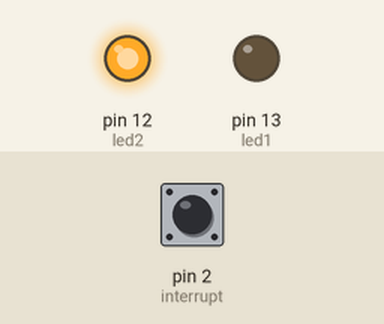
This sketch was run on a simulated Arduino Uno, built with avr-gcc and run on an emulated ATmega328P. On the bench: output pins drawn as LEDs (lit = HIGH). Inputs (shaded band) come from the test bench; at power-on: pin 2 (interrupt) LOW.

Above: at 1.2 s.
1.3 s: pin 2 (interrupt) pulled HIGH for 0.15 s
At 1.37 s:
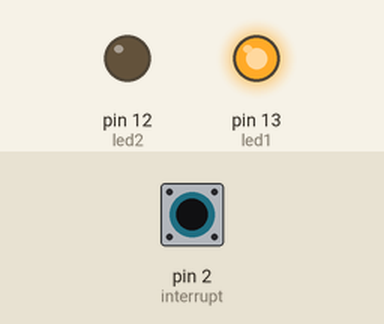
2.9 s: pin 2 (interrupt) pulled HIGH for 3.2 s
At 6.6 s:
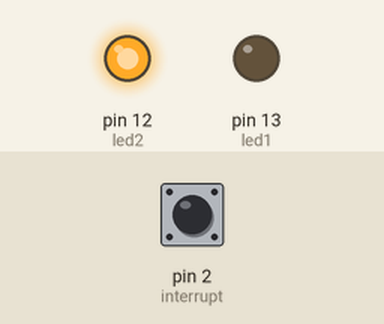
Timing chart, 0 to 8.1 s (numbered marks = the images above; inputs shaded):
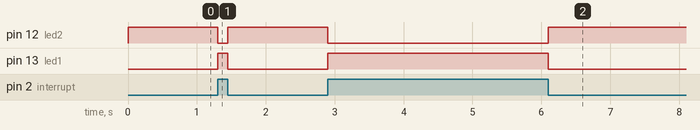

The sketch:

Interrupciones.ino
```cpp
const byte led1 = 13;
const byte led2 = 12;
const byte interrupt = 2;
volatile byte state1 = LOW;
volatile byte state2 = HIGH;

void setup() {
  // put your setup code here, to run once:
  pinMode(led1, OUTPUT);
  pinMode(led2, OUTPUT);
  attachInterrupt(digitalPinToInterrupt(interrupt), cambio, CHANGE);
}

void loop() {
  // put your main code here, to run repeatedly:
  digitalWrite(led1, state1);
  digitalWrite(led2, state2);
}

void cambio(){
  state1= !state1;
  state2= !state2;
}
```

Measured:
- after the input at 1.3 s, pin 12 (led2): HIGH → LOW at once, → HIGH 0.15 s later; pin 13 (led1): LOW → HIGH at once, → LOW 0.15 s later
- after the input at 2.9 s, pin 12 (led2): HIGH → LOW at once, → HIGH 3.2 s later; pin 13 (led1): LOW → HIGH at once, → LOW 3.2 s later
